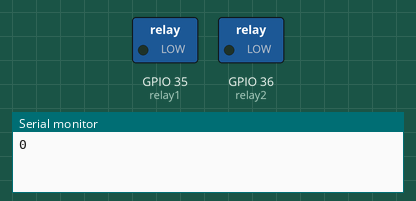
This sketch was run on a simulated ESP32. Shown: switched loads named in the sketch (green lamp = pin HIGH), the last lines printed to the serial monitor.

Above: at 2.0 s.
At 6.0 s:
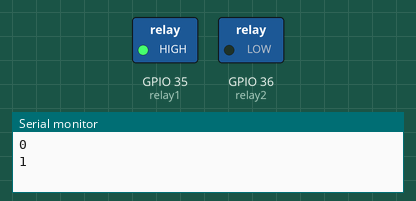
Timing chart, 0 to 10.4 s (numbered marks = the images above):
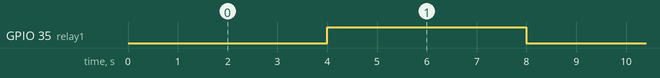

Measured:
- by itself, GPIO 35 (relay1): alternates HIGH for 4.0 s and LOW for 4.0 s

The sketch:

Relay.ino
```cpp
int relay1 = 35;
int relay2 = 36;

void setup() {
  // put your setup code here, to run once:
  Serial.begin(9600);
  pinMode(relay1, OUTPUT);
  pinMode(relay2, OUTPUT);

}

void loop() {
  // put your main code here, to run repeatedly:
  digitalWrite(relay1, 0);
  Serial.println("0");
  delay(4000);
  digitalWrite(relay1, 1);
  Serial.println("1");
  delay(4000);
}
```
